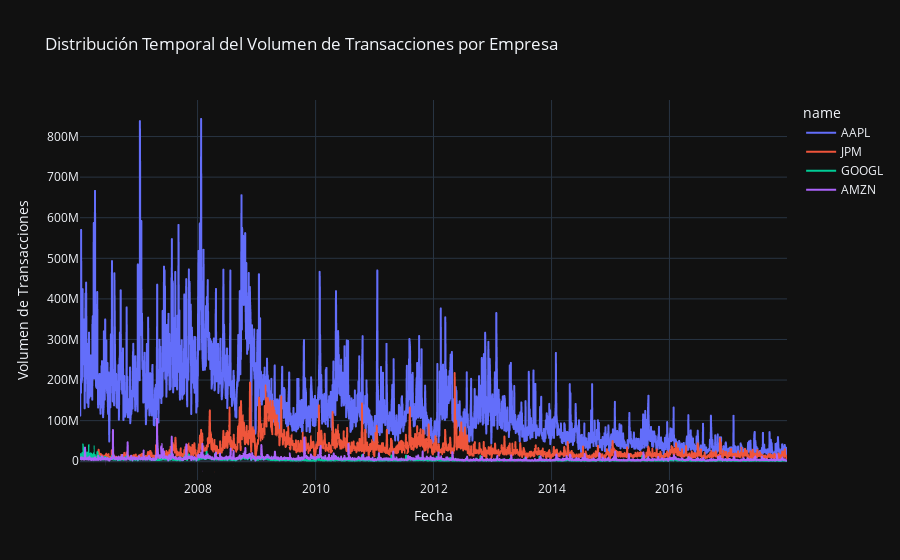

Notebook code cell kept with this figure:
### Code cell
# Crear el gráfico de líneas
fig = px.line(filtered_df, x='date', y='volume', color='name', 
              title='Distribución Temporal del Volumen de Transacciones por Empresa', 
              labels={'date': 'Fecha', 'volume': 'Volumen de Transacciones'})

# Mostrar el gráfico
fig.show()

### Figure 1 — Plotly figure (JSON) as saved in the notebook; plotly's stock layout.template omitted (floating-point values rounded to 4 significant figures; data arrays with more than 128 entries replaced by an {"elided": "..."} marker saying what was removed)
{"data": [{"hovertemplate": "name=AAPL<br>Fecha=%{x}<br>Volumen de Transacciones=%{y}<extra></extra>", "legendgroup": "AAPL", "line": {"color": "#636efa", "dash": "solid"}, "marker": {"symbol": "circle"}, "mode": "lines", "name": "AAPL", "showlegend": true, "type": "scattergl", "x": {"elided": "3019 str values"}, "xaxis": "x", "y": {"elided": "3019 int values"}, "yaxis": "y"}, {"hovertemplate": "name=JPM<br>Fecha=%{x}<br>Volumen de Transacciones=%{y}<extra></extra>", "legendgroup": "JPM", "line": {"color": "#EF553B", "dash": "solid"}, "marker": {"symbol": "circle"}, "mode": "lines", "name": "JPM", "showlegend": true, "type": "scattergl", "x": {"elided": "3020 str values"}, "xaxis": "x", "y": {"elided": "3020 int values"}, "yaxis": "y"}, {"hovertemplate": "name=GOOGL<br>Fecha=%{x}<br>Volumen de Transacciones=%{y}<extra></extra>", "legendgroup": "GOOGL", "line": {"color": "#00cc96", "dash": "solid"}, "marker": {"symbol": "circle"}, "mode": "lines", "name": "GOOGL", "showlegend": true, "type": "scattergl", "x": {"elided": "3019 str values"}, "xaxis": "x", "y": {"elided": "3019 int values"}, "yaxis": "y"}, {"hovertemplate": "name=AMZN<br>Fecha=%{x}<br>Volumen de Transacciones=%{y}<extra></extra>", "legendgroup": "AMZN", "line": {"color": "#ab63fa", "dash": "solid"}, "marker": {"symbol": "circle"}, "mode": "lines", "name": "AMZN", "showlegend": true, "type": "scattergl", "x": {"elided": "3019 str values"}, "xaxis": "x", "y": {"elided": "3019 int values"}, "yaxis": "y"}], "layout": {"legend": {"title": {"text": "name"}, "tracegroupgap": 0}, "title": {"text": "Distribución Temporal del Volumen de Transacciones por Empresa"}, "xaxis": {"anchor": "y", "domain": [0, 1], "title": {"text": "Fecha"}}, "yaxis": {"anchor": "x", "domain": [0, 1], "title": {"text": "Volumen de Transacciones"}}}}
